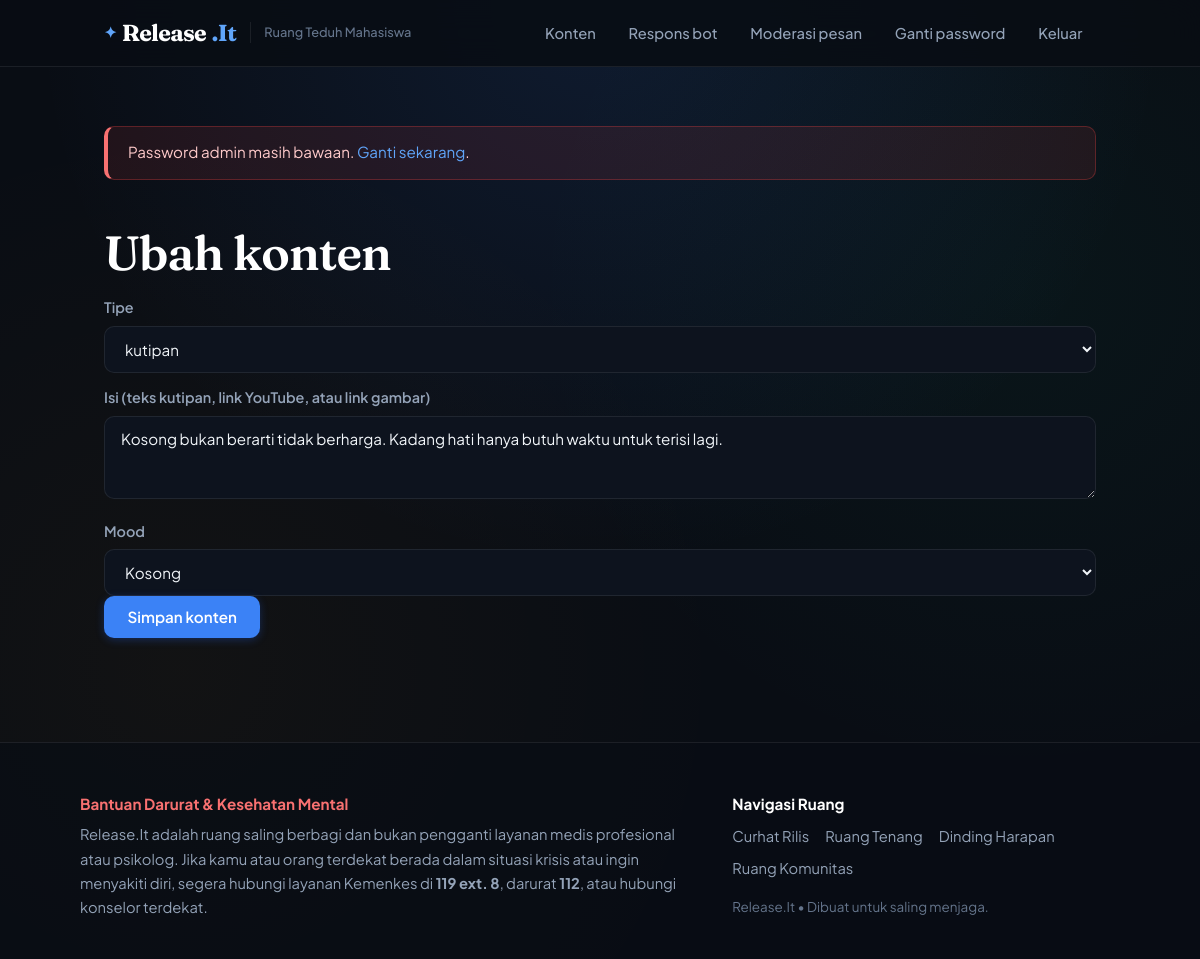
The app's page /admin/konten_form.php?id=5 (signed in) with its own data.
### tables this page shows
CREATE TABLE konten (
  id INT AUTO_INCREMENT PRIMARY KEY,
  tipe ENUM('kutipan','video','gambar') NOT NULL,
  isi TEXT NOT NULL,               
  id_mood INT NOT NULL,
  created_at TIMESTAMP DEFAULT CURRENT_TIMESTAMP,
  FOREIGN KEY (id_mood) REFERENCES mood(id)
);

CREATE TABLE mood (
  id INT AUTO_INCREMENT PRIMARY KEY,
  nama VARCHAR(30) NOT NULL
);

### config/koneksi.php (called while the page is built, shortened)
<?php
function e($s) { return htmlspecialchars($s, ENT_QUOTES, 'UTF-8'); }

### admin/konten_form.php (the view, shortened to what this page needs)
<?php
require '../config/koneksi.php';
$moods = $pdo->query("SELECT * FROM mood ORDER BY id")->fetchAll();
$id = (int)($_GET['id'] ?? 0);
$d = ['tipe' => 'kutipan', 'isi' => '', 'id_mood' => 0];
if ($id) {
    $s = $pdo->prepare("SELECT * FROM konten WHERE id = ?"); $s->execute([$id]);
    $d = $s->fetch() ?: die('Konten tidak ditemukan.');
}
require '../includes/header.php';
?>
<section class="hero">
  <h1><?= $id ? 'Ubah konten' : 'Tambah konten' ?></h1>
  <form method="post" class="form">
    <label for="tipe">Tipe</label>
    <select id="tipe" name="tipe">
      <?php foreach (['kutipan','video','gambar'] as $t): ?>
        <option value="<?= $t ?>" <?= $d['tipe'] === $t ? 'selected' : '' ?>><?= $t ?></option>
      <?php endforeach; ?>
    </select>
    <label for="isi">Isi (teks kutipan, link YouTube, atau link gambar)</label>
    <textarea id="isi" name="isi" rows="3" required><?= e($d['isi']) ?></textarea>
    <label for="id_mood">Mood</label>
    <select id="id_mood" name="id_mood" required>
      <?php foreach ($moods as $m): ?>
        <option value="<?= $m['id'] ?>" <?= $d['id_mood'] == $m['id'] ? 'selected' : '' ?>><?= e($m['nama']) ?></option>
      <?php endforeach; ?>
    </select>
    <button class="tombol">Simpan konten</button>
  </form>
</section>
<?php require '../includes/footer.php'; ?>

### assets/style.css (style rules this page uses)
:root { --bg-dasar: #090D14; --bg-kedua: #0F1622; --bg-kartu: #141C2B; --bg-kartu-hover: #1A2538; --bg-input: #0D131E; --garis: rgba(255, 255, 255, 0.08); --garis-terang: rgba(96, 165, 250, 0.25); --garis-fokus: #60A5FA; --teks: #F1F5F9; --redup: #94A3B8; --muted: #64748B; --biru: #3B82F6; --biru-tua: #2563EB; --cahaya: #60A5FA; --kaca: rgba(20, 28, 43, 0.72); --hangat: #F59E0B; --emerald: #10B981; --koral: #F87171; --font-judul: 'Fraunces', Georgia, serif; --font-isi: 'Plus Jakarta Sans', system-ui, -apple-system, sans-serif; --radius-kartu: 16px; --radius-tombol: 10px; --radius-chip: 999px; --transisi: all 0.2s cubic-bezier(0.16, 1, 0.3, 1); }
*, *::before, *::after { box-sizing: border-box; }
html { scroll-behavior: smooth; color-scheme: dark; }
body { position: relative; isolation: isolate; min-height: 100vh; margin: 0; color: var(--teks); font: 400 16px/1.65 var(--font-isi); background-color: var(--bg-dasar); background-image: radial-gradient(circle at 50% 0%, rgba(59, 130, 246, 0.12) 0%, transparent 50%), radial-gradient(circle at 85% 30%, rgba(16, 185, 129, 0.05) 0%, transparent 40%), radial-gradient(circle at 15% 70%, rgba(245, 158, 11, 0.04) 0%, transparent 45%); background-attachment: fixed; -webkit-font-smoothing: antialiased; -moz-osx-font-smoothing: grayscale; }
h1, h2, h3 { font-family: var(--font-judul); font-weight: 600; line-height: 1.25; letter-spacing: -0.02em; color: #FFFFFF; }
h1 { font-size: clamp(2rem, 5vw, 3rem); margin: 0 0 0.5rem; }
.hero { padding: 1.5rem 0 2.5rem; }
.tombol { display: inline-flex; align-items: center; justify-content: center; gap: 0.5rem; padding: 0.65rem 1.4rem; border: 1px solid transparent; border-radius: var(--radius-tombol); background: var(--biru); color: #FFFFFF; font: 600 0.95rem var(--font-isi); cursor: pointer; text-decoration: none; transition: var(--transisi); box-shadow: 0 2px 8px rgba(37, 99, 235, 0.3); }
textarea, input[type="text"], input[type="password"], input[type="search"], select { width: 100%; padding: 0.75rem 1rem; border: 1px solid var(--garis); border-radius: 10px; background: var(--bg-input); color: var(--teks); font: 400 0.95rem var(--font-isi); transition: var(--transisi); }
textarea::placeholder, input::placeholder { color: var(--muted); }
label { display: block; margin: 0.85rem 0 0.35rem; font-size: 0.9rem; font-weight: 600; color: var(--redup); }

### records on screen
konten: tipe "kutipan", isi "Kosong bukan berarti tidak berharga. Kadang hati hanya butuh waktu untuk terisi lagi.", id_mood "Kosong"
